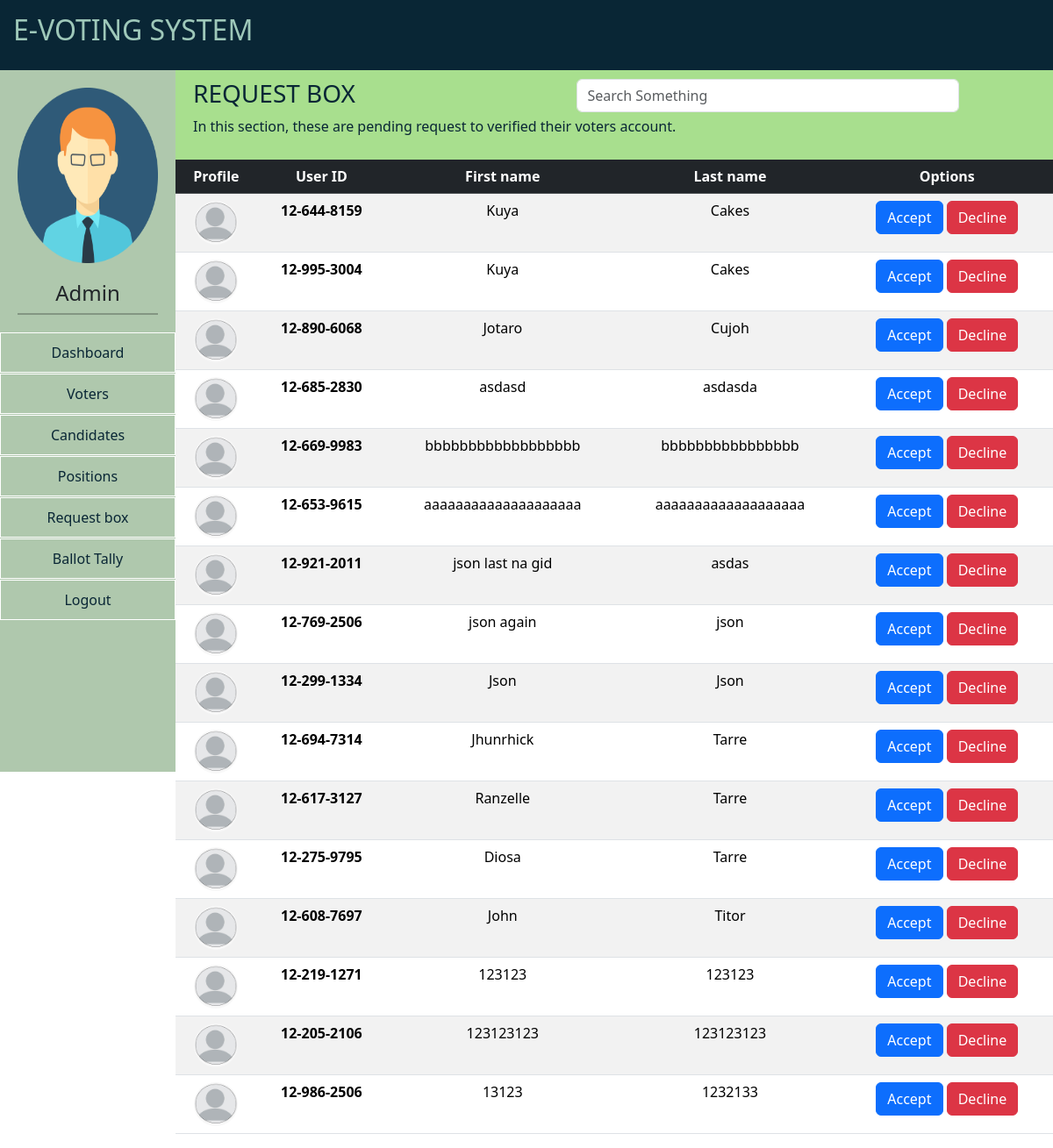
Page /admin/request.php (signed in) on the committed database.
### tables this page shows
CREATE TABLE `voters` (
  `id` int(11) NOT NULL,
  `UserID` varchar(15) NOT NULL,
  `Precinct` varchar(15) NOT NULL,
  `Firstname` varchar(25) NOT NULL,
  `Lastname` varchar(25) NOT NULL,
  `Profile_pic` varchar(30) NOT NULL,
  `Status` varchar(15) NOT NULL,
  `acc_stat` varchar(10) NOT NULL
);

### admin/request.php (the view, shortened to what this page needs)
<?php include "../css/bootstrap.php";
session_start();?>
<!DOCTYPE html>
<html lang="en">
<head>
</head>
<link rel="stylesheet" type="text/css" href="../css/default-style.css"/>
<body onload="load()">
    <nav>
        <h2>E-VOTING SYSTEM</h2>
    </nav>
    <div class="side-bar">
        <div class="image-container"><img src="admin-profile.png" alt=""></div>
        <h4>Admin</h4>
        <hr>
        <ul>
            <a href="dashboard.php">
                <li>Dashboard</li>
            </a><a href="voters.php">
                <li>Voters</li>
            </a><a href="candidates.php">
                <li>Candidates</li>
            </a><a href="positions.php">
                <li>Positions</li>
            </a><a href="request.php">
                <li>Request box</li>
            </a><a href="ballot.php">
                <li>Ballot Tally</li>
            </a><a href="../logout.php">
                <li>Logout</li>
            </a>
        </ul>
    </div><div class="bodypage">
    <?php include "../includes/request_crud.php";?>
    </div>
</body>
</html>

### includes/verification_json.php
<?php
    include "db.php";
    $queryDisplay = $conn->prepare("SELECT * FROM voters WHERE Status = 'Pending' ORDER BY id DESC");
    $queryDisplay->execute();
?>
    <?php foreach($queryDisplay as $query): ?>
    <tr id="table-row-<?php echo $query['id'];?>">
        <td scope="row"><img src="<?php echo "../profile/".$query['Profile_pic']; ?>" alt=""></td>
        <th><?php echo $query['UserID']; ?></th>
        <td><?php echo $query['Firstname']; ?></td>
        <td><?php echo $query['Lastname']; ?></td>
        <td id="onChange-<?php echo $query['id'];?>"><button id="accept-<?php echo $query['id'];?>" class="btn btn-primary">Accept</button>
        <button id="decline-<?php echo $query['id'];?>" class="btn btn-danger">Decline</button></td>
    </tr>
    <?php endforeach; ?>

### css/default-style.css (style rules this page uses)
* { padding:0; margin:0; }
nav { height:10vh; background-color: #092635; padding:15px; position:fixed; width:100vw; top:0; }
.side-bar { width:200px; height:100vh; background-color: #AFC8AD; position:fixed; }
nav h2 { text-align:left; color:#9EC8B9; }
.side-bar ul { list-style-type:none; }
ul { padding:0; margin:0; }
ul li { margin-top:1px }
a { text-decoration: none; }
ul li { border:0.5px solid white; text-align:center; padding:10px; color:#092635; text-decoration: none; }
.image-container img { width: 100%; height:100%; }
.side-bar .image-container { width:100%; height:30vh; padding:20px; }
h4 { text-align:center; }
hr { border:1px solid black; width:80%; margin:auto; margin-bottom:20px; }
.bodypage { margin-top:10vh; margin-left:200px; }

### includes/request_crud.php (style rules this page uses)
td img { width:50px; height:50px; border-radius:360px; }
td, th { text-align:center; }

### rows in the picture
voters: Profile_pic (placeholder picture), UserID "12-644-8159", Firstname "Kuya", Lastname "Cakes"
voters: Profile_pic (placeholder picture), UserID "12-995-3004", Firstname "Kuya", Lastname "Cakes"
voters: Profile_pic (placeholder picture), UserID "12-890-6068", Firstname "Jotaro", Lastname "Cujoh"
voters: Profile_pic (placeholder picture), UserID "12-685-2830", Firstname "asdasd", Lastname "asdasda"
voters: Profile_pic (placeholder picture), UserID "12-669-9983", Firstname "bbbbbbbbbbbbbbbbbb", Lastname "bbbbbbbbbbbbbbbb"
voters: Profile_pic (placeholder picture), UserID "12-653-9615", Firstname "aaaaaaaaaaaaaaaaaaaa", Lastname "aaaaaaaaaaaaaaaaaaa"
voters: Profile_pic (placeholder picture), UserID "12-921-2011", Firstname "json last na gid", Lastname "asdas"
voters: Profile_pic (placeholder picture), UserID "12-769-2506", Firstname "json again", Lastname "json"
voters: Profile_pic (placeholder picture), UserID "12-299-1334", Firstname "Json", Lastname "Json"
voters: Profile_pic (placeholder picture), UserID "12-694-7314", Firstname "Jhunrhick", Lastname "Tarre"
voters: Profile_pic (placeholder picture), UserID "12-617-3127", Firstname "Ranzelle", Lastname "Tarre"
voters: Profile_pic (placeholder picture), UserID "12-275-9795", Firstname "Diosa", Lastname "Tarre"
voters: Profile_pic (placeholder picture), UserID "12-608-7697", Firstname "John", Lastname "Titor"
voters: Profile_pic (placeholder picture), UserID "12-219-1271", Firstname "123123", Lastname "123123"
voters: Profile_pic (placeholder picture), UserID "12-205-2106", Firstname "123123123", Lastname "123123123"
voters: Profile_pic (placeholder picture), UserID "12-986-2506", Firstname "13123", Lastname "1232133"
